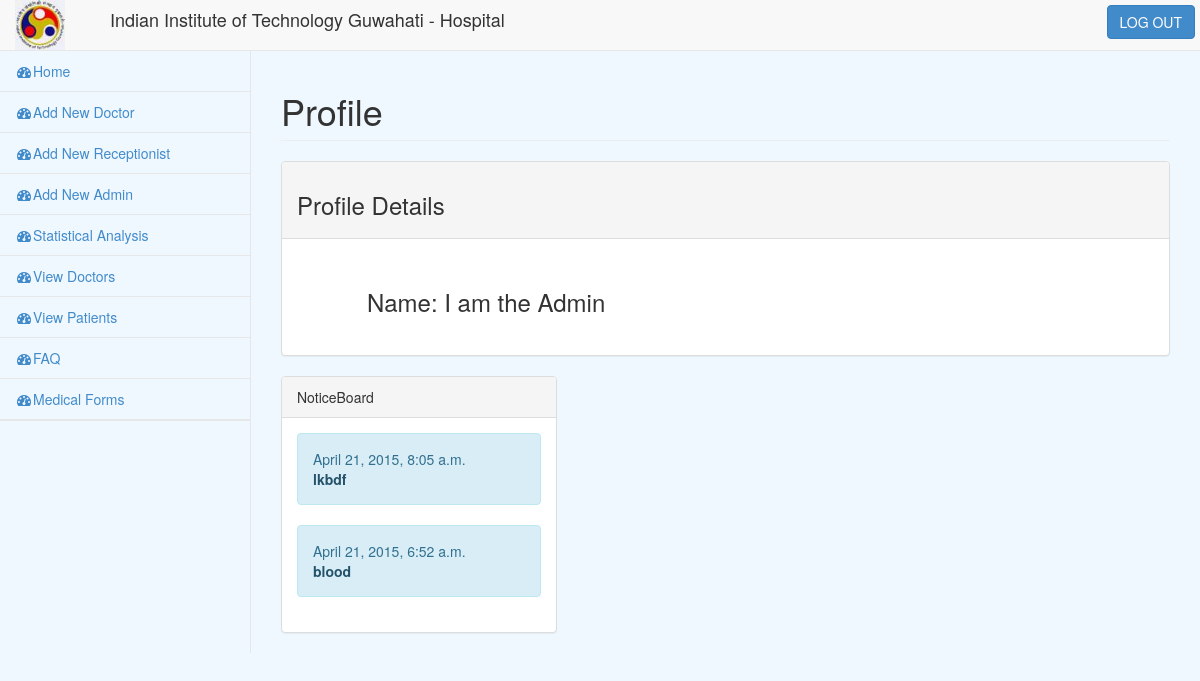
The page / (signed in) on the database as committed earlier.
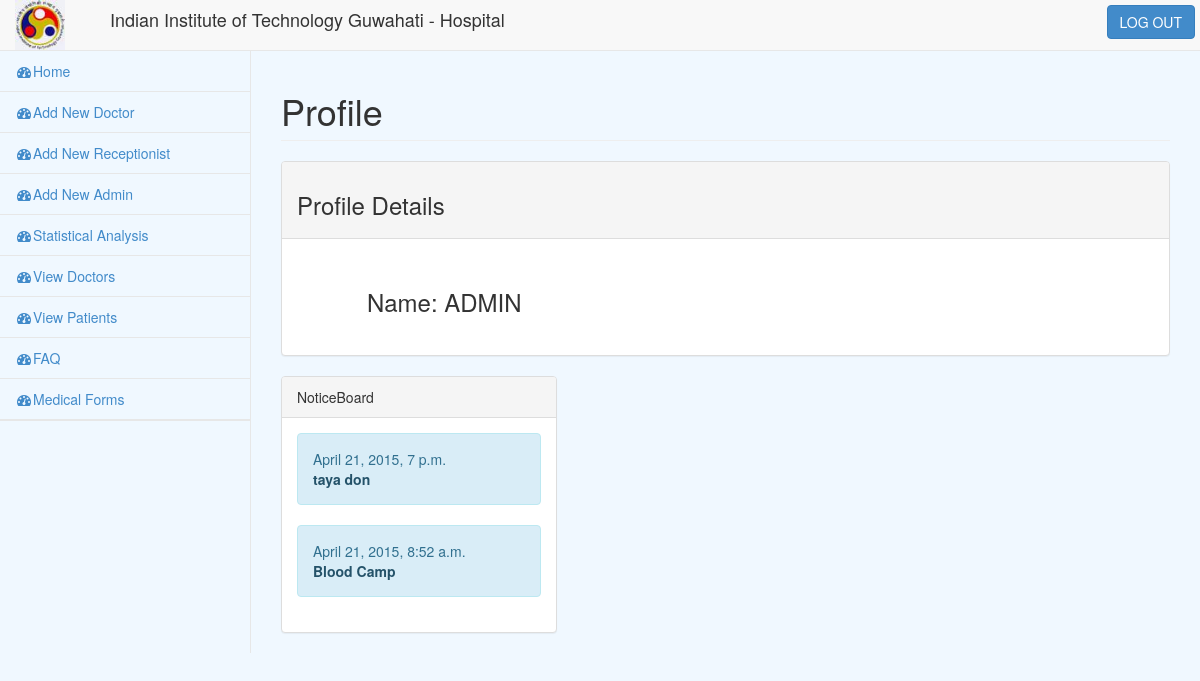
The same page on the database as committed later.
### database/models.py (models this page shows, shortened)
class Registration(models.Model):
	username = models.CharField(max_length=20)
	password = models.CharField(max_length=100)
	name = models.CharField(max_length=20)
	category=models.IntegerField()

class Post(models.Model):
    title=models.CharField(max_length=140)
    body = models.TextField()
    date = models.DateTimeField()

### login/views.py (the view, shortened to what this page needs)
# urls.py: url(r'^$', views.index, name='index'),
def index(request):
    context = RequestContext(request)
    if 'index' not  in request.session:
            return render_to_response('login/login.html', context)
    else:
        username =request.session["index"]
        Object_Searched = Registration.objects.filter(username = username)
        Object_Searched = Object_Searched[0]
        Category = Object_Searched.category
        if(Category==1):
            object_doc = Doctor.objects.get(username = username)
            object_notice = Post.objects.all().order_by('-date')[:5]
            context_dict = {'object_doc':object_doc,'object_reg': Object_Searched, 'object_notice':object_notice}
            return render_to_response('login/doctor_homepage.html',
                context_instance=RequestContext(request,context_dict) )
        elif(Category==4):
            object_notice = Post.objects.all().order_by('-date')[:5]
            context_dict = {'object_reg': Object_Searched, 'object_notice':object_notice}
            return render(request,'login/admin_homepage.html',context_dict)

### login/templates/login/admin_homepage.html (shortened to what this page needs)
<!DOCTYPE html>
<html lang="en">
<head>
    <link href="/static/css/bootstrap.min.css" rel="stylesheet">
    <link href="/static/css/plugins/metisMenu/metisMenu.min.css" rel="stylesheet">
    <link href="/static/css/plugins/timeline.css" rel="stylesheet">
    <link href="/static/css/sb-admin-2.css" rel="stylesheet">
    <link href="/static/css/plugins/dataTables.bootstrap.css" rel="stylesheet">
    <link href="/static/css/plugins/morris.css" rel="stylesheet">
    <link href="/static/font-awesome-4.1.0/css/font-awesome.min.css" rel="stylesheet" type="text/css">
</head>
<body>
    <div id="wrapper">
        <nav class="navbar navbar-default navbar-static-top" role="navigation" style="margin-bottom: 0">
             <div class="navbar-header ">
                        <div style="float:left" class="col-sm-1" margin><img height="50" width="50" src="/static/img/iitglogo.jpg"></div>
                        <div style="float:right"><h4>Indian Institute of Technology Guwahati - Hospital</h4></div>
                <a class="navbar-brand" href="index.html"></a>
            </div>
            <ul style="padding:5px" class="nav navbar-top-links navbar-right">
            <a href="/login/logout"><button type="button" class="btn btn-primary">LOG OUT</button></a>
            </ul>
            <div class="navbar-default sidebar" role="navigation">
                <div class="sidebar-nav navbar-collapse">
                    <ul class="nav" id="side-menu">
                        <li>
                            <a class="active" href="/"><i class="fa fa-dashboard fa-fw"></i>Home</a>
                        </li>
                         <li>
                            <a class="active" href="/login/createdoctor"><i class="fa fa-dashboard fa-fw"></i>Add New Doctor</a>
                        </li>
                         <li>
                            <a class="active" href="/login/addreception"><i class="fa fa-dashboard fa-fw"></i>Add New Receptionist</a>
                        </li>
                         <li>
                            <a class="active" href="/login/addadmin"><i class="fa fa-dashboard fa-fw"></i>Add New Admin</a>
                        </li>
                         <li>
                            <a class="active" href="/login/stats"><i class="fa fa-dashboard fa-fw"></i>Statistical Analysis</a>
                        </li>
                        <li>
                            <a class="active" href="/login/viewdoctors"><i class="fa fa-dashboard fa-fw"></i>View Doctors</a>
                        </li>
                        <li>
                            <a class="active" href="/login/viewpatient"><i class="fa fa-dashboard fa-fw"></i>View Patients</a>
                        </li>
                        <li>
                            <a class="active" href="/login/faq" target="_blank"><i class="fa fa-dashboard fa-fw"></i>FAQ</a>
                        </li>
                        <li>
                            <a class="active" href="/login/med_forms" target="_blank"><i class="fa fa-dashboard fa-fw"></i>Medical Forms</a>
                        </li>
                         <li>
                        </li>
                    </ul>
                </div>
            </div>
        </nav>
        {% block page-wrapper %}
        <div id="page-wrapper">
            <div class="row">
                <div class="col-lg-12">
                    <h1 class="page-header">Profile</h1>
                </div>
            </div>
          <div class="row">
              <div class="col-lg-12">
                    <div class="panel panel-default">
                        <div class="panel-heading"><h3>
                            Profile Details
                            </h3>
                        </div>
                        <div class="panel-body">
                        <div class="col-lg-8">
                        <div class="panel-body">
                            <ul style="list-style:none">
                                <li><h3> Name:  {{ object_reg.name }}</h3></li>
                            </ul>
                        </div>
                        </div>
                        <div class="col-lg-4"><br>
                             <div class="panel-body">
                            </div>
                          </div>
                        </div>
                    </div>
                </div>
            </div>
            <div class="row">
                <div class = "col-lg-4">
                    <div class="panel panel-default">
                        <div class = "panel-heading">
                            NoticeBoard
                        </div>
                        <div class="panel-body">
                           {% for obj in object_notice %}
                            <div class="alert alert-info">
                                <div>{{ obj.date }}</div>
                                <div><a href="noticeboard/{{ obj.id }}" target="_blank" class="alert-link">{{ obj.title }}</a></div>
                            </div>
                            {% endfor %}
                        </div>
                    </div>
                </div>
            </div>
          </div>
          {% endblock page-wrapper %}
    </div>
</body>
</html>

### login/static/css/sb-admin-2.css (style rules this page uses)
body { background-color: #F0F8FF; }
#wrapper { width: 100%; }
#page-wrapper { padding: 0 15px; min-height: 568px; background-color: #F0F8FF; }
@media (min-width:768px) { #page-wrapper { position: inherit; margin: 0 0 0 250px; padding: 0 30px; border-left: 1px solid #e7e7e7; } }
.navbar-top-links { margin-right: 0; }
.sidebar .sidebar-nav.navbar-collapse { padding-right: 0; padding-left: 0; }
.sidebar ul li { border-bottom: 1px solid #e7e7e7; }
.sidebar ul li a.active { background-color:#F0F8FF; }
@media (min-width:768px) { .sidebar { z-index: 1; position: absolute; width: 250px; margin-top: 51px; } }

Rows that differ between the two databases and show on the page:
removed Post: date "April 21, 2015, 8:05 a.m.", title "lkbdf"
changed Registration: name "I am the Admin" → "ADMIN"
added Post: date "April 21, 2015, 7 p.m.", title "taya don"
changed Post: date "April 21, 2015, 6:52 a.m." → "April 21, 2015, 8:52 a.m."; title "blood" → "Blood Camp"
